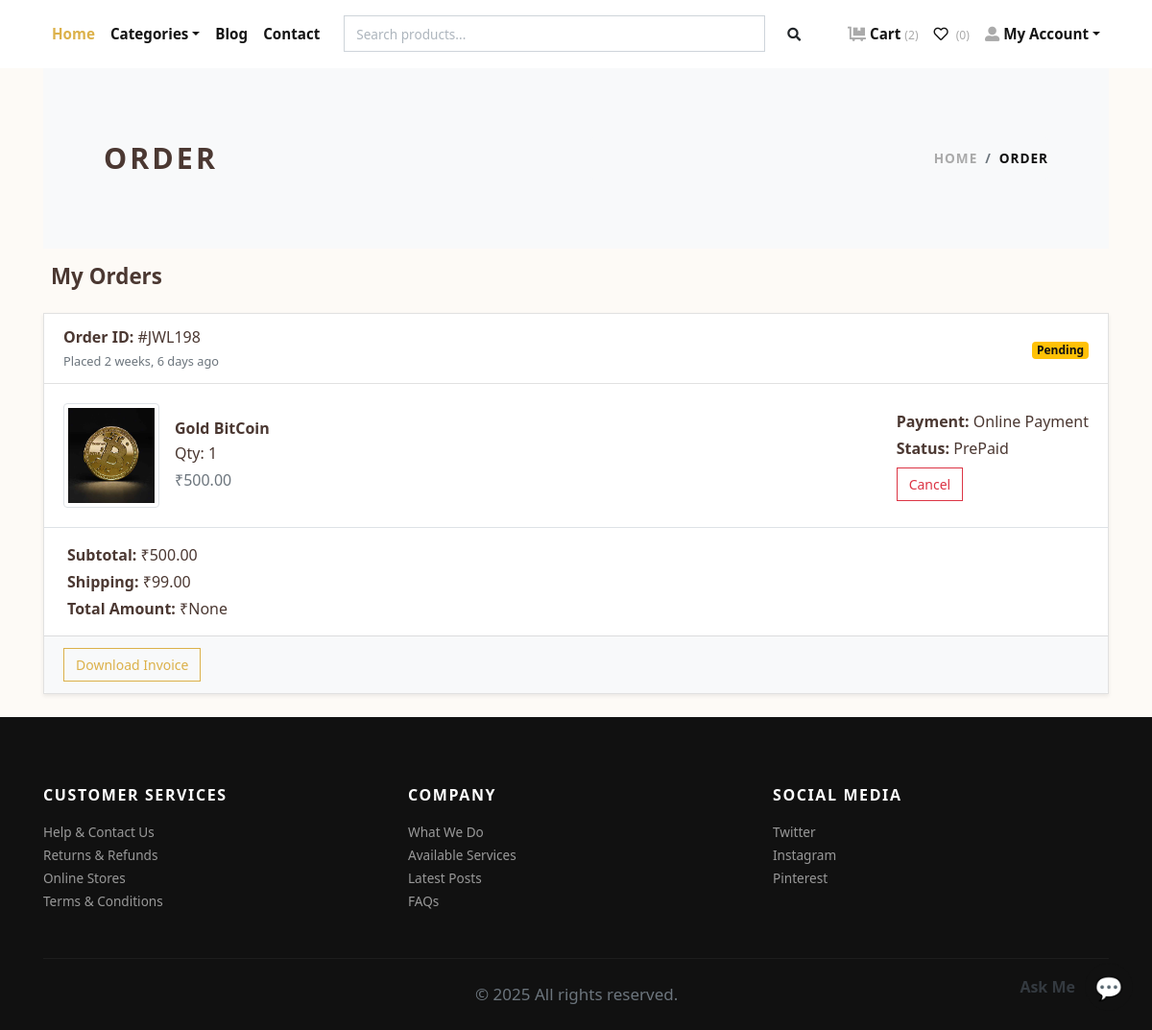
Page /orders/ (signed in) on the earlier database version.
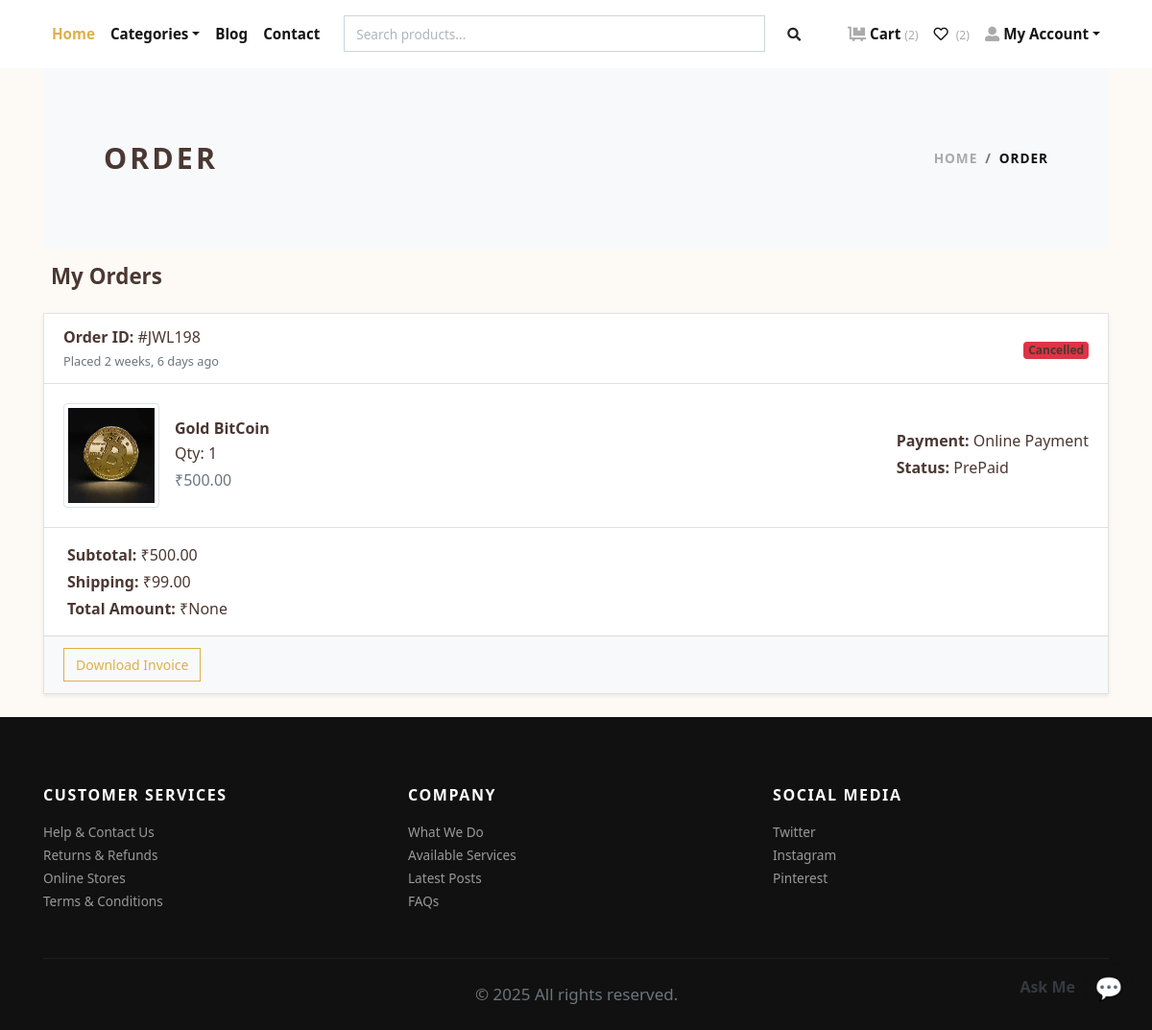
Same page on the later database version.
### store/models.py (models this page shows, shortened)
class Order(models.Model):
    PAYMENT_METHODS = [
        ('COD', 'Cash on Delivery'),
        ('Online', 'Online Payment'),
    ]
    user = models.ForeignKey(User, verbose_name="User", on_delete=models.CASCADE)
    address = models.ForeignKey(Address, verbose_name="Shipping Address", on_delete=models.CASCADE)
    product = models.ForeignKey(Product, verbose_name="Product", on_delete=models.CASCADE, blank=True, null=True)
    quantity = models.PositiveIntegerField(verbose_name="Quantity", blank=True, null=True)
    amount = models.DecimalField(max_digits=10, decimal_places=2, verbose_name="Total Amount",default=0)
    shipping_charge = models.DecimalField(max_digits=10, decimal_places=2, default=99.00)
    ordered_date = models.DateTimeField(auto_now_add=True, verbose_name="Ordered Date")
    razorpay_order_id = models.CharField(max_length=100,null=True,blank=True)
    razorpay_payment_id = models.CharField(max_length=100,null=True,blank=True)
    razorepay_payment_signature = models.CharField(max_length=100,null=True,blank=True)
    payment_method = models.CharField(max_length=10, choices=PAYMENT_METHODS, default='COD')  # New field
    payment_status = models.CharField(max_length=20, default='Pending')  # Optional field
    tracking_uid = models.CharField(max_length=100, unique=True, blank=True, null=True)
    estimated_delivery = models.DateTimeField(null=True, blank=True)
    updated_at = models.DateTimeField(auto_now=True)
    coupon = models.ForeignKey('Coupon', on_delete=models.SET_NULL, null=True, blank=True)
    discount_amount = models.DecimalField(max_digits=10, decimal_places=2, null=True, blank=True)
    final_amount = models.DecimalField(max_digits=10, decimal_places=2, null=True, blank=True)
    status = models.CharField(
        choices=STATUS_CHOICES,
        max_length=50,
        default="Pending"
        )

class OrderItem(models.Model):
    order = models.ForeignKey(Order, related_name="items", on_delete=models.CASCADE)
    product = models.ForeignKey(Product, on_delete=models.CASCADE)
    quantity = models.PositiveIntegerField()
    price = models.DecimalField(max_digits=10, decimal_places=2)

class Product(models.Model):
    title = models.CharField(max_length=150, verbose_name="Product Title")
    slug = models.SlugField(max_length=160, verbose_name="Product Slug")
    sku = models.CharField(max_length=255, unique=True, verbose_name="Unique Product ID (SKU)")
    short_description = models.TextField(verbose_name="Short Description")
    detail_description = models.TextField(blank=True, null=True, verbose_name="Detail Description")
    product_image = models.ImageField(upload_to='product', blank=True, null=True, verbose_name="Product Image")
    price = models.DecimalField(max_digits=8, decimal_places=2)
    category = models.ForeignKey(Category, verbose_name="Product Categoy", on_delete=models.CASCADE)
    is_active = models.BooleanField(verbose_name="Is Active?")
    is_featured = models.BooleanField(verbose_name="Is Featured?")
    created_at = models.DateTimeField(auto_now_add=True, verbose_name="Created Date")
    updated_at = models.DateTimeField(auto_now=True, verbose_name="Updated Date")
    class Meta:
        verbose_name_plural = 'Products'
        ordering = ('-created_at', )

### store/views.py (the view)
# urls.py: path('orders/', views.orders, name="orders"),
@login_required
def orders(request):
    all_orders = Order.objects.filter(user=request.user).order_by('-ordered_date')
    return render(request, 'store/orders.html', {'orders': all_orders})

### store/context_preprocessors.py (called while the page is built)
def store_menu(request):
    categories = Category.objects.filter(is_active=True)
    context = {
        'categories_menu': categories,
    }
    return context

def cart_menu(request):
    if request.user.is_authenticated:
        cart_items= Cart.objects.filter(user=request.user)
        context = {
            'cart_items': cart_items,
        }
    else:
        context = {}
    return context

### templates/store/orders.html (shortened to what this page needs)
{% extends 'base.html' %}
{% load static %}
{% load humanize %}
{% block content %}
<div class="container">
  <section class="py-5 bg-light mb-3">
    <div class="container">
      <div class="row px-4 px-lg-5 py-lg-4 align-items-center">
        <div class="col-lg-6">
          <h1 class="h2 text-uppercase mb-0">Order</h1>
        </div>
        <div class="col-lg-6 text-lg-right">
          <nav aria-label="breadcrumb">
            <ol class="breadcrumb justify-content-lg-end mb-0 px-0">
              <li class="breadcrumb-item active"><a href="{% url 'store:home' %}">Home</a></li>
              <li class="breadcrumb-item" aria-current="page">Order</li>
            </ol>
          </nav>
        </div>
      </div>
    </div>
  </section>
  <h4 class="mb-4 ml-2">My Orders</h4>
  {% if orders %}
    {% for order in orders %}
    <div class="card shadow-sm mb-4">
      <div class="card-header bg-white d-flex justify-content-between align-items-center">
        <div>
          <strong>Order ID:</strong> #JWL{{ order.id }}<br>
          <small class="text-muted">Placed {{ order.ordered_date|naturaltime }}</small>
        </div>
        <div>
          <span class="badge
            {% if order.status == 'Delivered' %} bg-success
            {% elif order.status == 'Pending' %} bg-warning text-dark
            {% elif order.status == 'Cancelled' %} bg-danger
            {% else %} bg-secondary {% endif %}">
            {{ order.status }}
          </span>
        </div>
      </div>
      {% for item in order.items.all %}
      <div class="card-body d-flex align-items-center border-bottom">
        <a class="reset-anchor d-block" href="{% url 'store:product-detail' item.product.slug %}">
          <img src="{{ item.product.product_image.url }}" alt="{{ item.product.title }}" class="img-thumbnail me-3" width="100">
        </a>
        <div class="flex-grow-1">
          <a class="reset-anchor d-block" href="{% url 'store:product-detail' item.product.slug %}">
            <h6 class="mb-1 ml-3">{{ item.product.title }}</h6>
          </a>
          <p class="mb-1 ml-3">Qty: {{ item.quantity }}</p>
          <p class="mb-0 text-muted ml-3">₹{{ item.price|intcomma }}</p>
        </div>
        {% if forloop.first %}
        <div class="text-end ms-auto">
          <p class="mb-1"><strong>Payment:</strong> {{ order.get_payment_method_display }}</p>
          <p class="mb-1"><strong>Status:</strong> {{ order.payment_status }}</p>
          {% if order.status not in "Cancelled,Delivered,On The Way" %}
          <form method="post" action="{% url 'store:cancel_order' order.id %}" class="mt-2">
            <button class="btn btn-sm btn-outline-danger">Cancel</button>
          </form>
          {% endif %}
        </div>
        {% endif %}
      </div>
      {% endfor %}
      <div class="px-4 py-3">
        <p class="mb-1"><strong>Subtotal:</strong> ₹{{ order.amount|intcomma }}</p>
        <p class="mb-1"><strong>Shipping:</strong> ₹{{ order.shipping_charge|intcomma }}</p>
        <p class="mb-0"><strong>Total Amount:</strong> ₹{{ order.final_amount|intcomma }}</p>
      </div>
      <div class="card-footer text-end bg-light">
        <a href="{% url 'store:invoice' order.id %}" class="btn btn-sm btn-outline-primary" target="_blank">
          Download Invoice
        </a>
      </div>
    </div>
    {% endfor %}
  {% else %}
    <div class="text-center py-5">
      <h4>No orders yet!</h4>
      <a href="{% url 'store:home' %}" class="btn btn-primary mt-3">Shop Now</a>
    </div>
  {% endif %}
</div>
{% endblock content %}

### templates/navbar.html (shortened to what this page needs)
{% load static %}
<header class="header bg-white">
  <div class="container px-0 px-lg-3">
    <nav class="navbar navbar-expand-lg navbar-light py-3 px-lg-0 fixed-top">
      <div class="collapse navbar-collapse" id="navbarSupportedContent">
        <ul class="navbar-nav mr-auto">
          <li class="nav-item">
            <a class="nav-link active" href="{% url 'store:home' %}">Home</a>
          </li>
          <li class="nav-item dropdown">
            <a class="nav-link dropdown-toggle" id="pagesDropdown" href="#" data-toggle="dropdown" aria-haspopup="true"
              aria-expanded="false">Categories</a>
          </li>
          <li class="nav-item">
            <a class="nav-link" href="{% url 'store:blog_list' %}">Blog</a>
          </li>
          <li class="nav-item">
            <a class="nav-link" href="{% url 'store:contact' %}">Contact</a>
          </li>
        </ul>
        <div class="d-flex align-items-center">
          <form method="GET" action="{% url 'store:search' %}" class="form-inline d-none d-lg-block" style="width:500px;">
            <div class="input-group">
              <input type="text" name="q" class="form-control" placeholder="Search products..." aria-label="Search" required>
              <div class="input-group-append">
                <button class="btn" type="submit" style="border: none; background-color: transparent;">
                  <i class="fas fa-search fa-sm"></i>
                </button>
              </div>
            </div>
          </form>
        </div>
        <ul class="navbar-nav ml-auto">
          {% if request.user.is_authenticated %}
          <li class="nav-item">
            <a class="nav-link" href="{% url 'store:cart' %}">
              <i class="fas fa-dolly-flatbed mr-1 text-gray"></i>Cart
              <small class="text-gray">({{ cart_items.count }})</small>
            </a>
          </li>
          <li class="nav-item">
            <a class="nav-link" href="{% url 'store:wishlist' %}">
              <i class="far fa-heart mr-1"></i>
              <small class="text-gray">({{ user.wishlist_set.count }})</small>
            </a>
          </li>
          <li class="nav-item dropdown">
            <a class="nav-link dropdown-toggle" id="userDropdown" href="#" data-toggle="dropdown" aria-haspopup="true"
              aria-expanded="false"><i class="fas fa-user-alt mr-1 text-gray"></i>My Account</a>
          </li>
          {% else %}
          <li class="nav-item"><a class="nav-link" href="{% url 'store:login' %}">Login</a></li>
          <li class="nav-item"><a class="nav-link" href="{% url 'store:register' %}">Create Account</a></li>
          {% endif %}
        </ul>
      </div>
    </nav>
  </div>
</header>

Differences in the rows shown:
changed Order "None": status "Pending" → "Cancelled"
shown differently, row unchanged: OrderItem "Gold BitCoin": no longer shows "Cancel"
Other differences:
{{ user.wishlist_set.count }}: "0" → "2"
